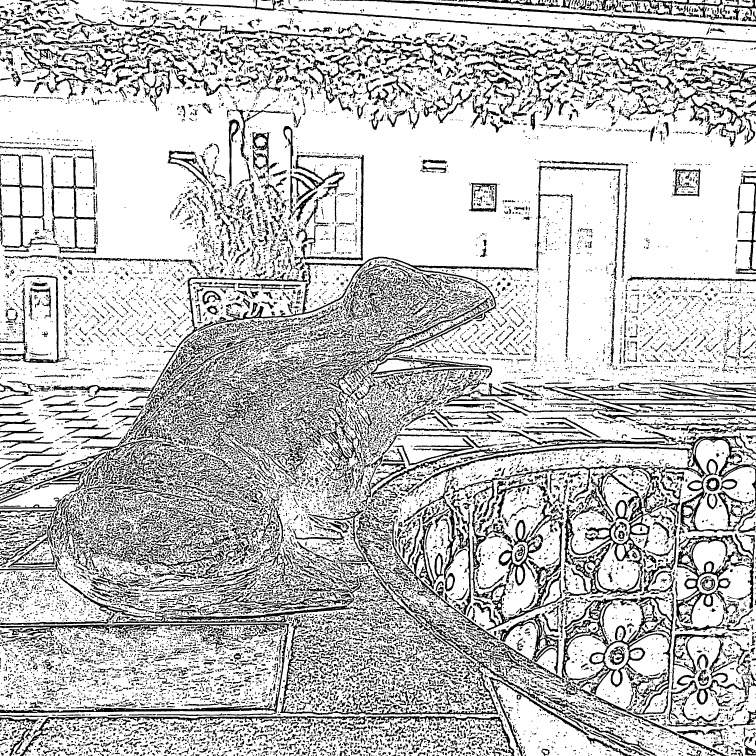
#> input picture Converted/Filtred/Gray Scale/processed_IMG_2313.jpeg, 756 x 756 px, found by its file name
$ python P2.py
#> lines starting #> are read from the running program, lines starting #| are printed output that depends on the picture
import cv2
import os

# Ruta de la imagen
img_path = r'C:\Users\LAPL\OneDrive\Documentos\ARTEK\Cuarto Trimestre\PDI\Converted\Filtred\Gray Scale\processed_IMG_2313.jpeg'
output_folder = r'C:\Users\LAPL\OneDrive\Documentos\ARTEK\Cuarto Trimestre\PDI\Converted\Filtred\P2'

# Cargar la imagen en escala de grises
img = cv2.imread(img_path, 0)
#> img is the input picture: shape (756, 756); min 0, max 255, mean 194.1

# Verificar si la imagen se cargó correctamente
if img is not None:
    # Aplicar un filtro Gaussiano
    img_gauss = cv2.GaussianBlur(img, (5, 5), 0)
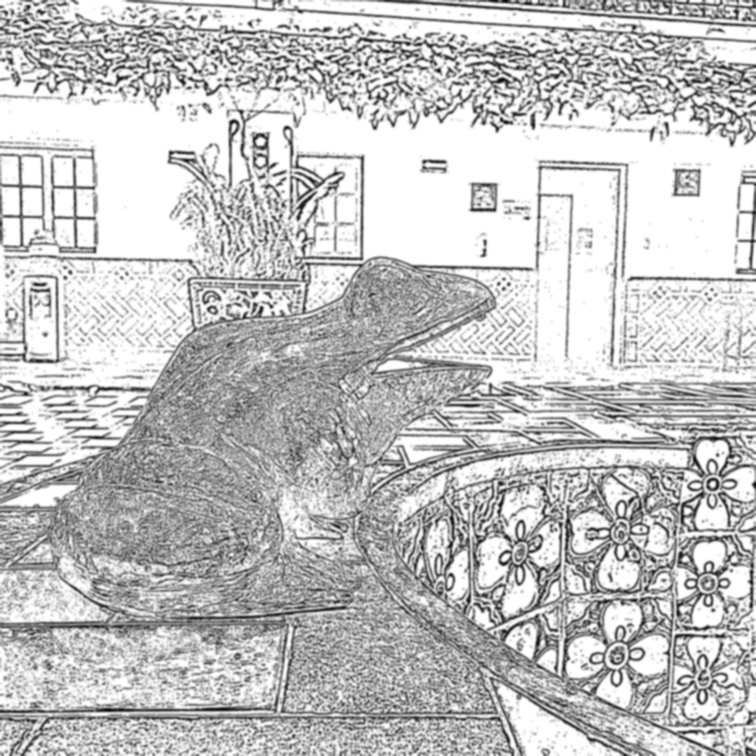
#> img_gauss: shape (756, 756); min 4, max 255, mean 194.1

    # Aplicar un filtro de mediana
    img_median = cv2.medianBlur(img, 5)
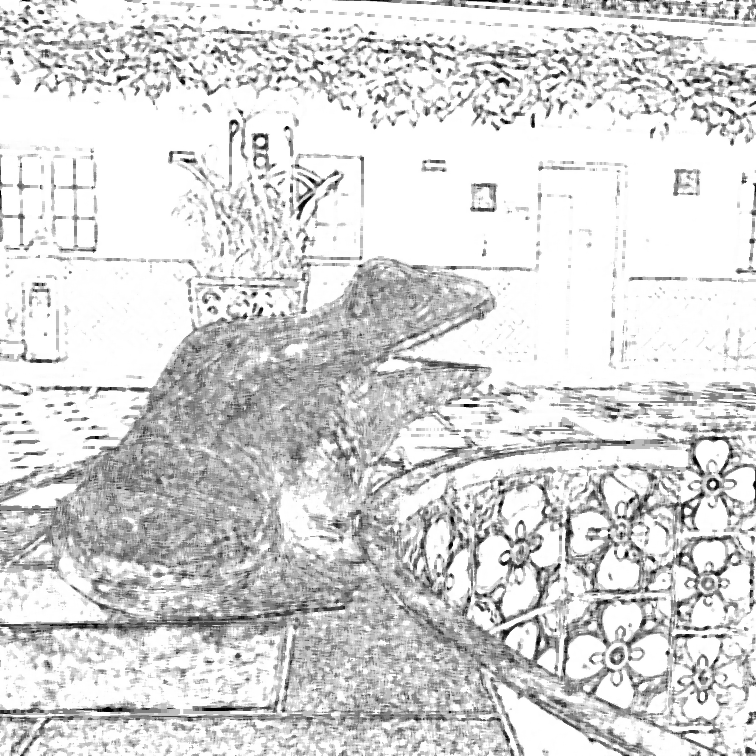
#> img_median: shape (756, 756); min 0, max 255, mean 215.1

    # Aplicar un filtro bilateral
    img_bilateral = cv2.bilateralFilter(img, 9, 75, 75)
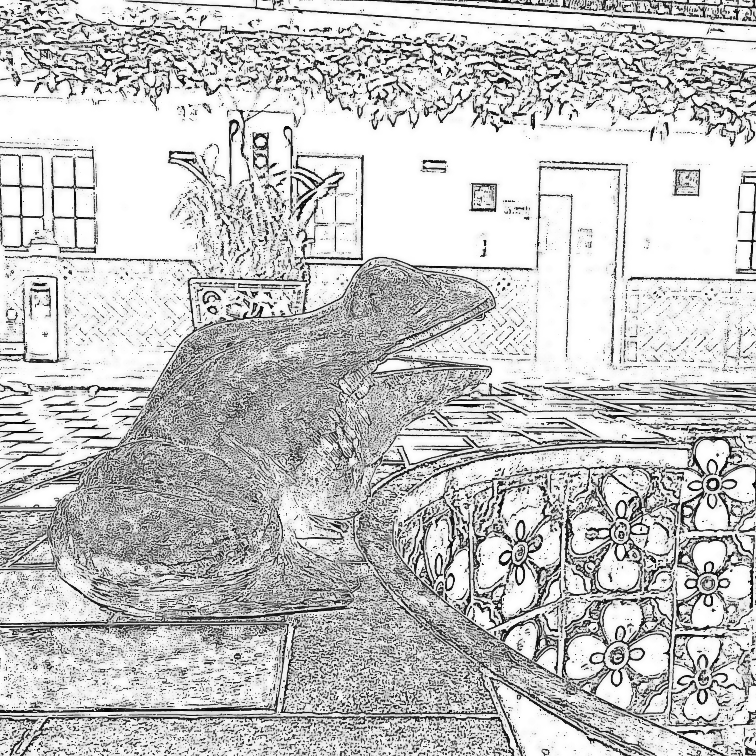
#> img_bilateral: shape (756, 756); min 2, max 255, mean 197.5

    # Mostrar las imágenes
    cv2.imshow('Imagen Original', img)
    print('Mostrando -> Imagen Original')
    cv2.waitKey(0)
    cv2.imshow('Filtro Gaussiano', img_gauss)
    print('Mostrando -> Filtro Gaussiano')
    cv2.waitKey(0)
    cv2.imshow('Filtro de Mediana', img_median)
    print('Mostrando -> Filtro de Mediana')
    cv2.waitKey(0)
    cv2.imshow('Filtro Bilateral', img_bilateral)
    print('Mostrando -> Filtro Bilateral')
    cv2.waitKey(0)

    # Crear la carpeta de salida si no existe
    os.makedirs(output_folder, exist_ok=True)

    # Guardar las imágenes procesadas
    cv2.imwrite(os.path.join(output_folder, 'gaussian.jpg'), img_gauss)
    cv2.imwrite(os.path.join(output_folder, 'median.jpg'), img_median)
    cv2.imwrite(os.path.join(output_folder, 'bilateral.jpg'), img_bilateral)

    # Esperar a que se presione una tecla y cerrar las ventanas
    print('Proceso terminado')
    cv2.destroyAllWindows()
else:
    print("No se pudo cargar la imagen:", img_path)

$ run again, with Converted/Filtred/Gray Scale/processed_IMG_2314.jpeg copied over Converted/Filtred/Gray Scale/processed_IMG_2313.jpeg
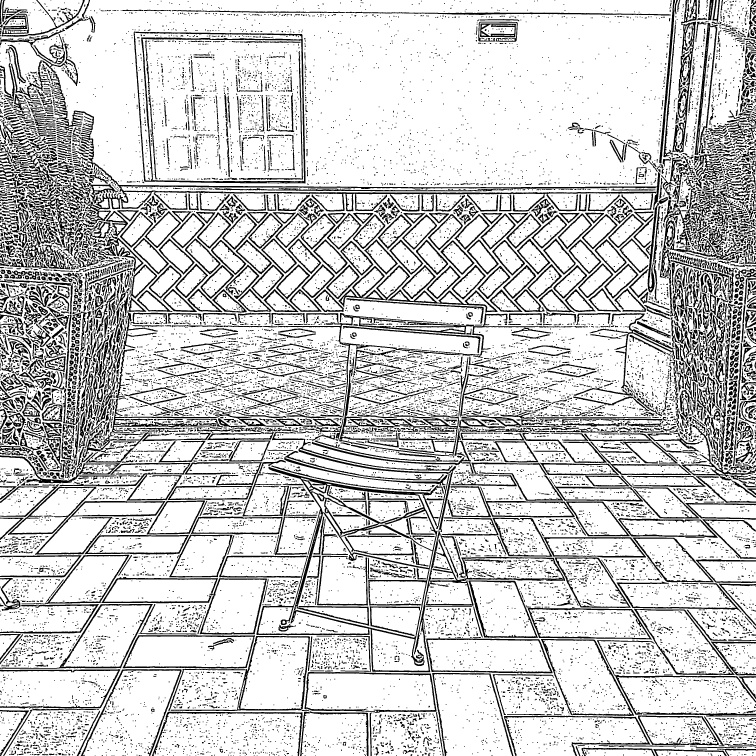
#> input picture Converted/Filtred/Gray Scale/processed_IMG_2314.jpeg, 756 x 756 px, found by its file name
#> img is the input picture: shape (756, 756); min 0, max 255, mean 202.3
#> `img_median = cv2.medianBlur(img, 5)`:
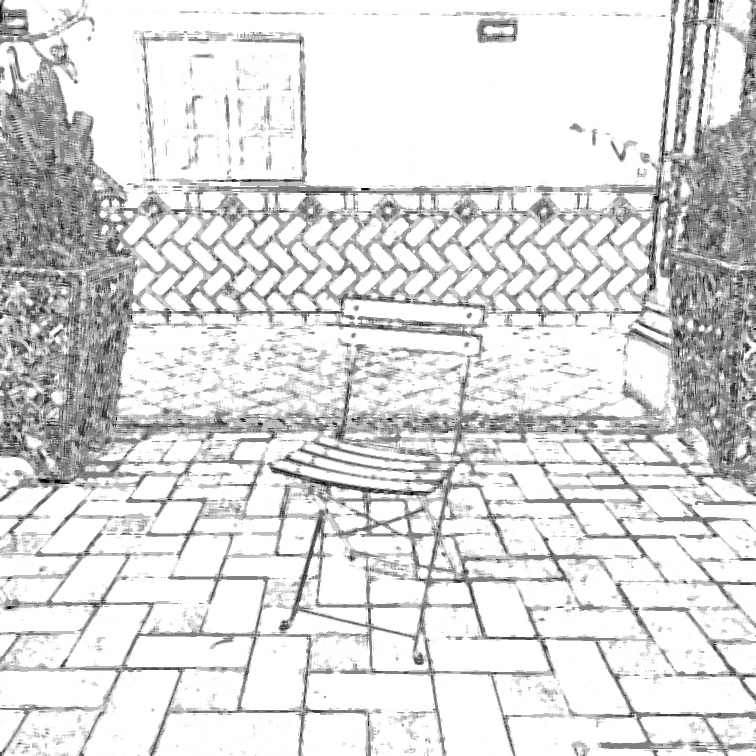
#> img_median: shape (756, 756); min 1, max 255, mean 219.5
#> `img_bilateral = cv2.bilateralFilter(img, 9, 75, 75)`:
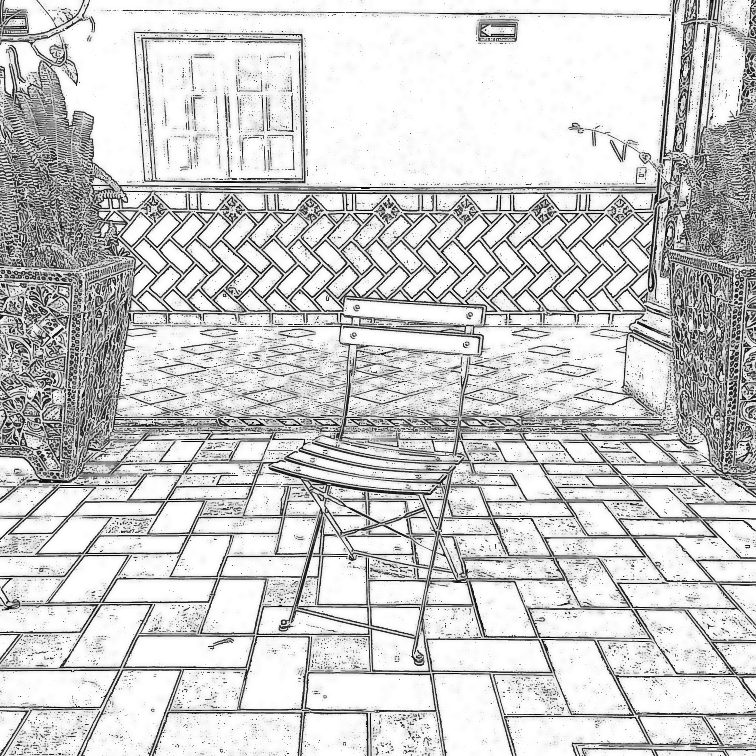
#> img_bilateral: shape (756, 756); min 3, max 255, mean 205.3

$ run again, with Converted/Filtred/Gray Scale/processed_IMG_2315.jpeg copied over Converted/Filtred/Gray Scale/processed_IMG_2313.jpeg
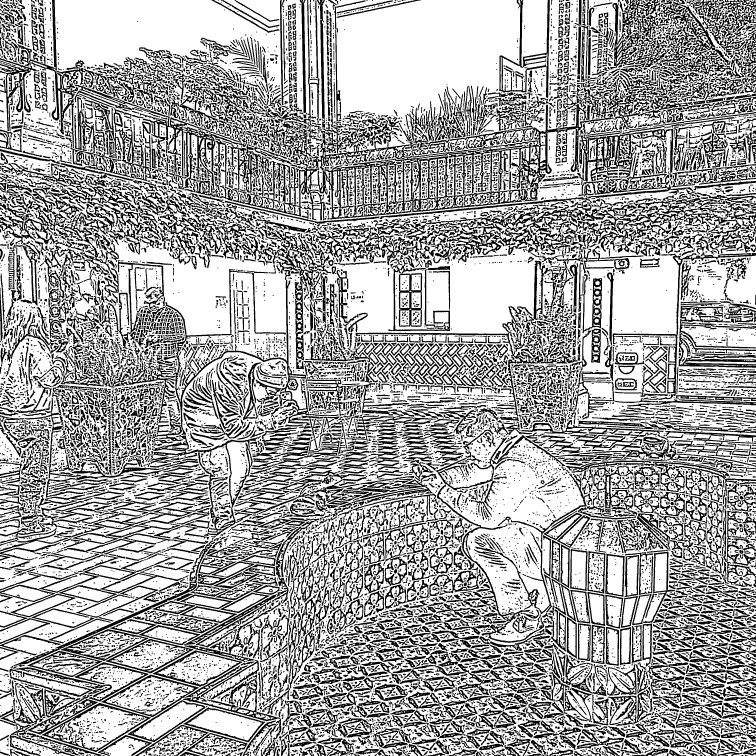
#> input picture Converted/Filtred/Gray Scale/processed_IMG_2315.jpeg, 756 x 756 px, found by its file name
#> img is the input picture: shape (756, 756); min 0, max 255, mean 167.2
#> `img_gauss = cv2.GaussianBlur(img, (5, 5), 0)`:
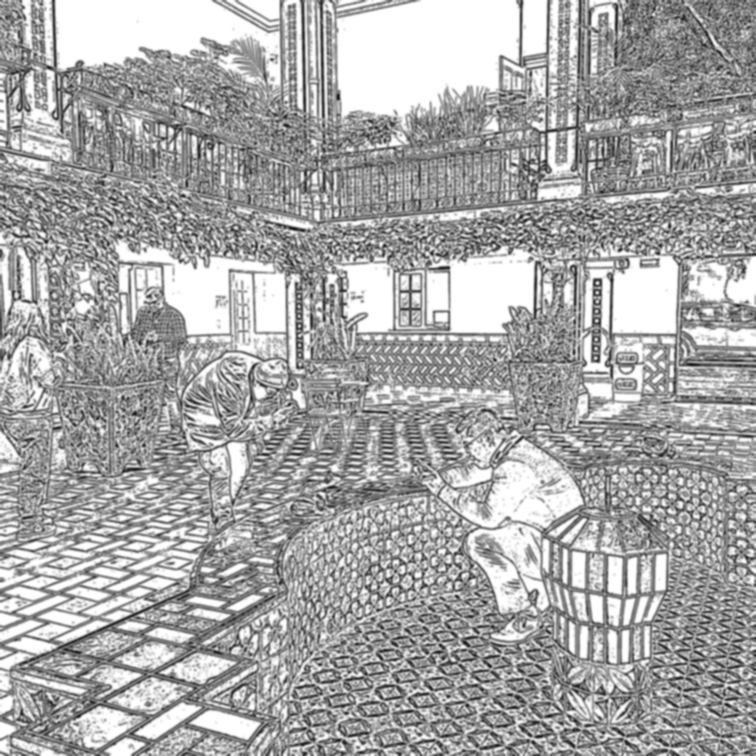
#> img_gauss: shape (756, 756); min 22, max 255, mean 167.2
#> `img_median = cv2.medianBlur(img, 5)`:
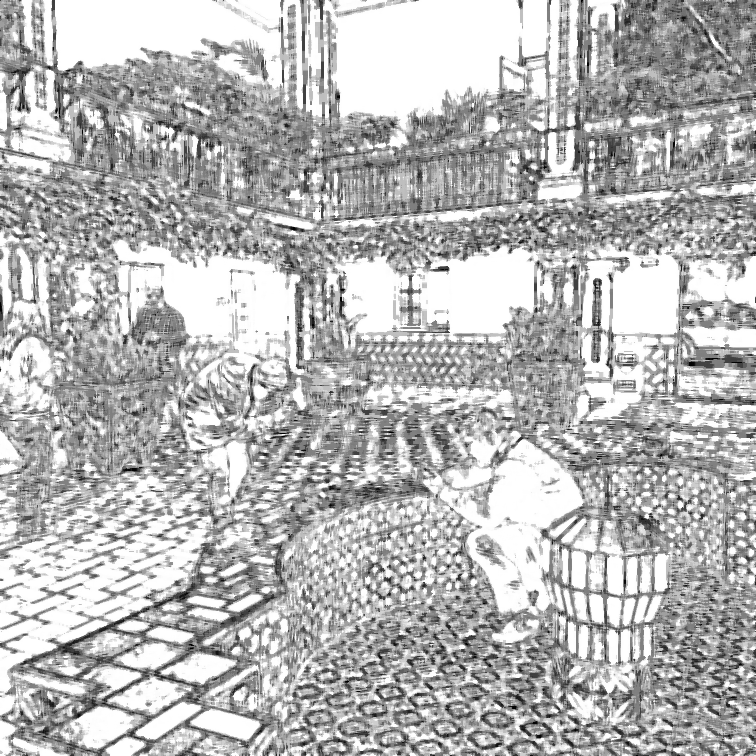
#> img_median: shape (756, 756); min 1, max 255, mean 182.2

$ run again, with Converted/Filtred/Gray Scale/processed_IMG_2316.jpeg copied over Converted/Filtred/Gray Scale/processed_IMG_2313.jpeg
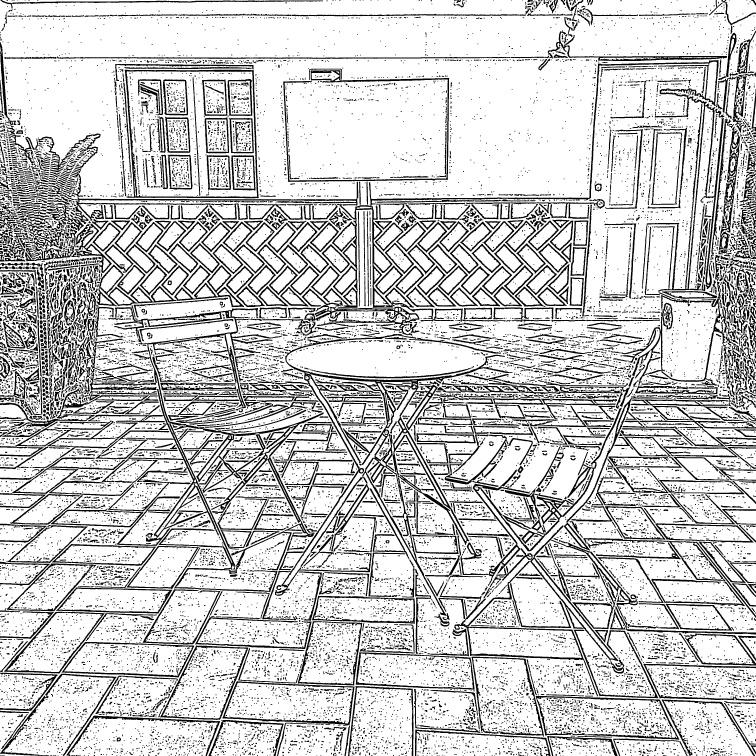
#> input picture Converted/Filtred/Gray Scale/processed_IMG_2316.jpeg, 756 x 756 px, found by its file name
#> img is the input picture: shape (756, 756); min 0, max 255, mean 202.1
#> `img_median = cv2.medianBlur(img, 5)`:
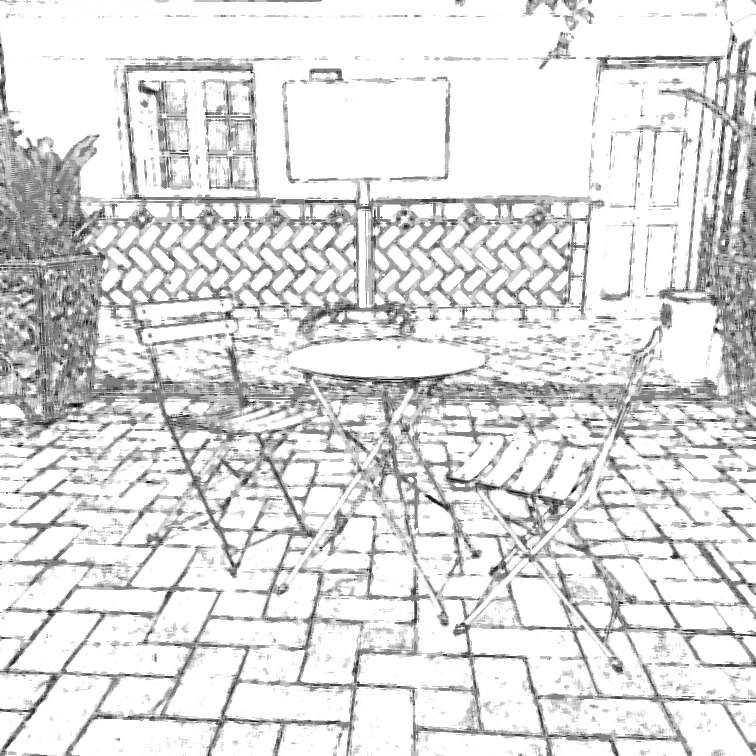
#> img_median: shape (756, 756); min 1, max 255, mean 221.6
#> `img_bilateral = cv2.bilateralFilter(img, 9, 75, 75)`:
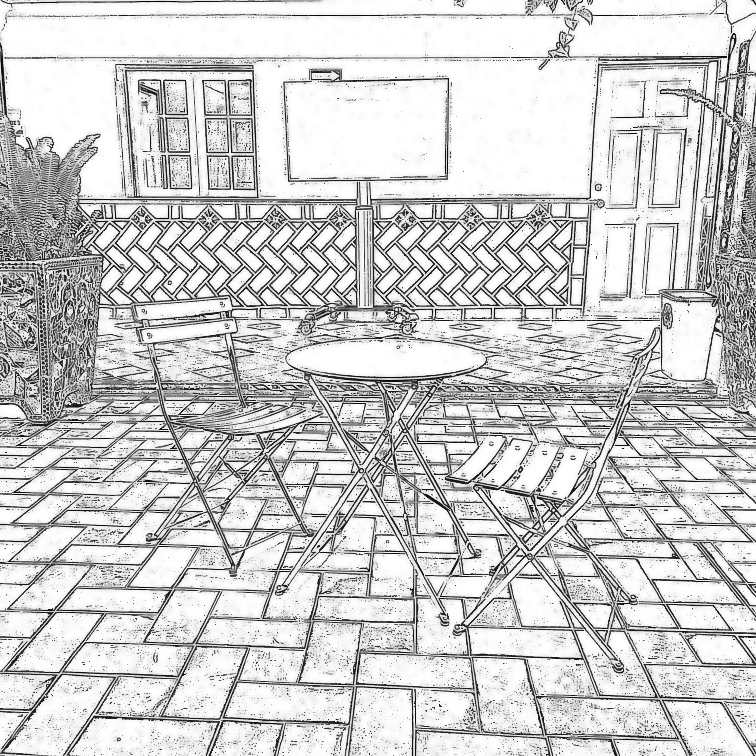
#> img_bilateral: shape (756, 756); min 4, max 255, mean 205.4
